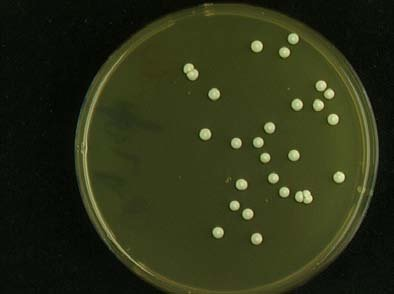
#> input picture image.jpg, 394 x 294 px
$ python frst.py
#> lines starting #> are read from the running program, lines starting #| are printed output that depends on the picture

import cv2
import numpy as np
from matplotlib import pyplot as plt

def gradx(img):
  img = img.astype('int')
  rows, cols = img.shape
  # Use hstack to add back in the columns that were dropped as zeros
  return np.hstack( (np.zeros((rows, 1)), (img[:, 2:] - img[:, :-2])/2.0, np.zeros((rows, 1))) )

def grady(img):
    img = img.astype('int')
    rows, cols = img.shape
    # Use vstack to add back the rows that were dropped as zeros
    return np.vstack( (np.zeros((1, cols)), (img[2:, :] - img[:-2, :])/2.0, np.zeros((1, cols))) )

#Performs fast radial symmetry transform
#img: input image, grayscale
#radii: integer value for radius size in pixels (n in the original paper); also used to size gaussian kernel
#alpha: Strictness of symmetry transform (higher=more strict; 2 is good place to start)
#beta: gradient threshold parameter, float in [0,1]
#stdFactor: Standard deviation factor for gaussian kernel
#mode: BRIGHT, DARK, or BOTH
def frst(img, radii, alpha, beta, stdFactor, mode='BOTH'):
  mode = mode.upper()
  assert mode in ['BRIGHT', 'DARK', 'BOTH']
  dark = (mode == 'DARK' or mode == 'BOTH')
  bright = (mode == 'BRIGHT' or mode == 'BOTH')

  workingDims = tuple((e + 2*radii) for e in img.shape)

  #Set up output and M and O working matrices
  output = np.zeros(img.shape, np.uint8)
  O_n = np.zeros(workingDims, np.int16)
  M_n = np.zeros(workingDims, np.int16)

  #Calculate gradients
  gx = gradx(img)
  gy = grady(img)

  #Find gradient vector magnitude
  gnorms = np.sqrt( np.add( np.multiply(gx, gx) , np.multiply(gy, gy) ) )

  #Use beta to set threshold - speeds up transform significantly
  gthresh = np.amax(gnorms)*beta

  #Find x/y distance to affected pixels
  gpx = np.multiply(np.divide(gx, gnorms, out=np.zeros(gx.shape), where=gnorms!=0), radii).round().astype(int);
  gpy = np.multiply(np.divide(gy, gnorms, out=np.zeros(gy.shape), where=gnorms!=0), radii).round().astype(int);

  #Iterate over all pixels (w/ gradient above threshold)
  for coords, gnorm in np.ndenumerate(gnorms):
    if gnorm > gthresh:
      i, j = coords
      #Positively affected pixel
      if bright:
        ppve = (i+gpx[i,j], j+gpy[i,j])
        O_n[ppve] += 1
        M_n[ppve] += gnorm
      #Negatively affected pixel
      if dark:
        pnve = (i-gpx[i,j], j-gpy[i,j])
        O_n[pnve] -= 1
        M_n[pnve] -= gnorm

  #Abs and normalize O matrix
  O_n = np.abs(O_n)
  O_n = O_n / float(np.amax(O_n))

  #Normalize M matrix
  M_max = float(np.amax(np.abs(M_n)))
  M_n = M_n / M_max

  #Elementwise multiplication
  F_n = np.multiply(np.power(O_n, alpha), M_n)

  #Gaussian blur
  kSize = int( np.ceil( radii / 2 ) )
  kSize = kSize + 1 if kSize % 2 == 0 else kSize

  S = cv2.GaussianBlur(F_n, (kSize, kSize), int( radii * stdFactor ))

  return S

def main():
  img = cv2.imread('image.jpg')
#> img is the input picture: shape (294, 394, 3); mean B, G, R 23.2, 49.2, 44.1
  img = cv2.cvtColor(img, cv2.COLOR_BGR2GRAY)
#> img: shape (294, 394)

  result = frst(img=img, radii=10, alpha=3, beta=0.25, stdFactor=1, mode='BOTH')
#> in grady, `return np.vstack( (np.zeros((1, cols)), (img[2:, :] - img[:-2, :])/2.0..`:
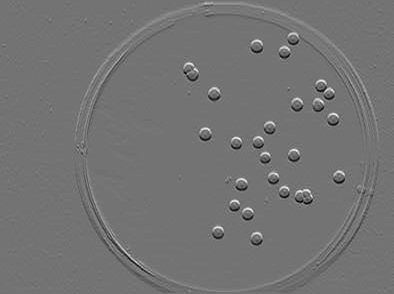
#> returned value: shape (294, 394) float64; min -63, max 75.5, mean 0.1; drawn with min black and max white
#> in frst, `gnorms = np.sqrt( np.add( np.multiply(gx, gx) , np.multiply(gy, gy) ) )`:
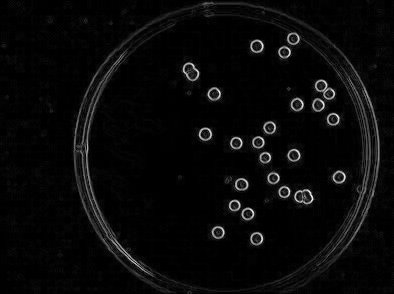
#> gnorms: shape (294, 394) float64; min 0, max 94, mean 3.4; drawn with min black and max white
#> in frst, `gthresh = np.amax(gnorms)*beta`: gthresh = 23.5
#> in frst, `gpx = np.multiply(np.divide(gx, gnorms, out=np.zeros(gx.shape), where=..`:
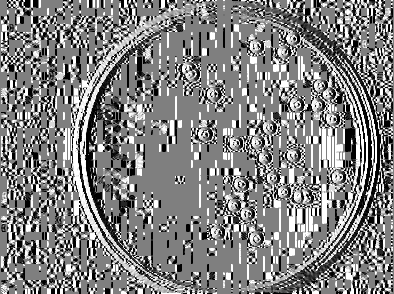
#> gpx: shape (294, 394) int64; min -10, max 10, mean 0.131; drawn with min black and max white
#> in frst, `gpy = np.multiply(np.divide(gy, gnorms, out=np.zeros(gy.shape), where=..`:
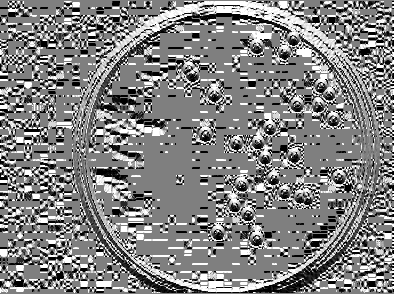
#> gpy: shape (294, 394) int64; min -10, max 10, mean 0.206; drawn with min black and max white
#> the loop in frst, `for coords, gnorm in np.ndenumerate(gnorms):` made 115836 passes
#> (i, j, ppve, pnve) on passes 1000, 1001, 1386, 1387, 1388, 1389, 1390, 1391, 1392, 1393, 1394, 1395: (2, 211, (3, 221), (1, 201)), (2, 212, (0, 222), (4, 202)), (3, 203, (8, 212), (-2, 194)), (3, 204, (7, 213), (-1, 195)), (3, 205, (5, 215), (1, 195)), (3, 206, (2, 216), (4, 196)), (3, 207, (3, 217), (3, 197)), (3, 208, (3, 218), (3, 198)), (3, 209, (2, 219), (4, 199)), (3, 210, (6, 220), (0, 200)), (3, 211, (4, 221), (2, 201)), (3, 212, (-1, 221), (7, 203))
#> (coords, gnorm) on passes 1 to 6: ((0, 0), 0), ((0, 1), 0), ((0, 2), 0), ((0, 3), 0), ((0, 4), 0), ((0, 5), 0)
#> after the loop in frst, `for coords, gnorm in np.ndenumerate(gnorms):`:
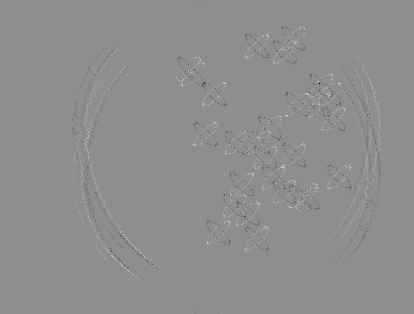
#> M_n: shape (314, 414) int16; min -371, max 295, mean 0; drawn with min black and max white
#> in frst, `O_n = np.abs(O_n)`:
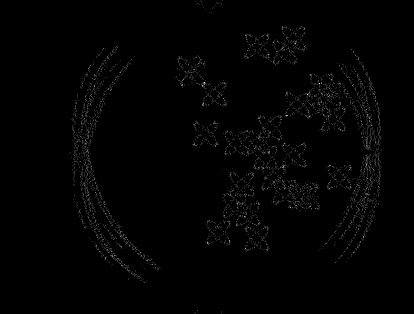
#> O_n: shape (314, 414) int16; min 0, max 6, mean 0.0571; drawn with min black and max white
#> in frst, `M_max = float(np.amax(np.abs(M_n)))`: M_max = 371
#> in frst, `S = cv2.GaussianBlur(F_n, (kSize, kSize), int( radii * stdFactor ))`:
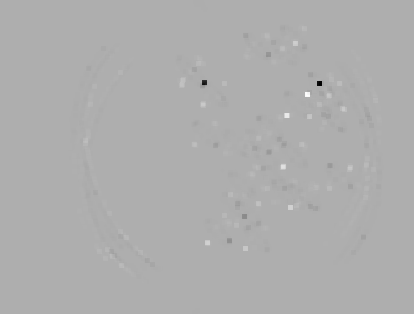
#> S: shape (314, 414) float64; min -0.0431, max 0.0201, mean -3.03e-06; drawn with min black and max white
  plt.subplot(121),plt.imshow(img),plt.title('Original')
  plt.xticks([]), plt.yticks([])
  plt.subplot(122),plt.imshow(result),plt.title('Result')
  plt.xticks([]), plt.yticks([])
  plt.show()

main()
